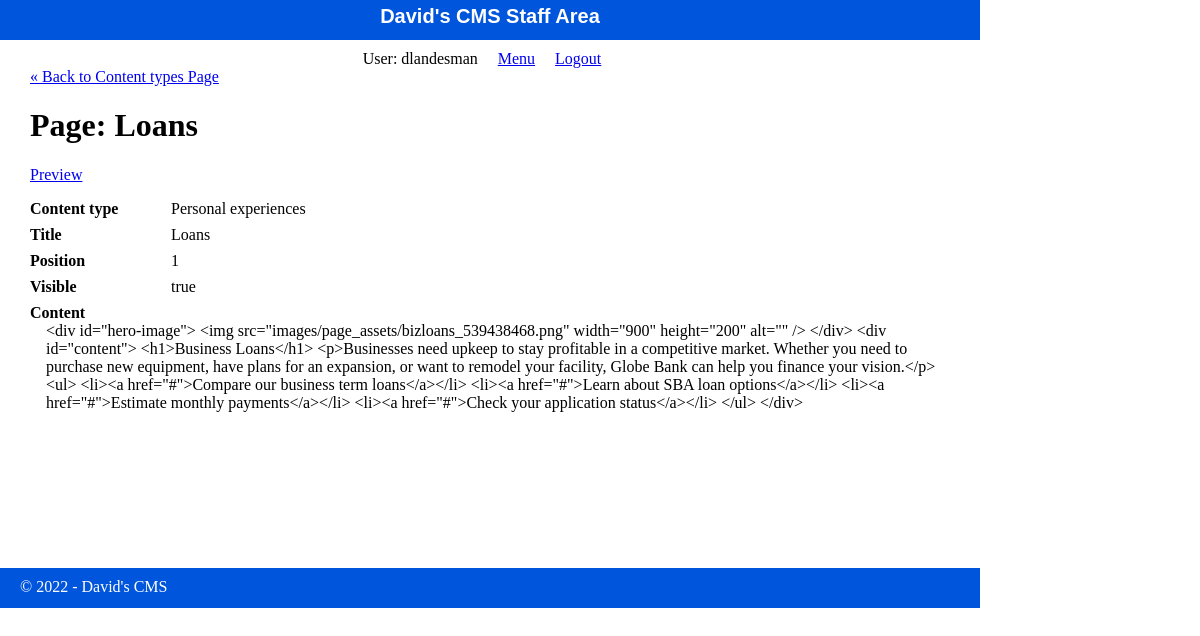
Screenshot of /staff/pages/show.php?id=9 (signed in) with the database file from the repository.
### tables this page shows
CREATE TABLE IF NOT EXISTS `pages` (
  `id` int(11) NOT NULL AUTO_INCREMENT,
  `content_type_id` int(11) DEFAULT NULL,
  `title` varchar(255) DEFAULT NULL,
  `position` int(3) DEFAULT NULL,
  `visible` tinyint(1) DEFAULT NULL,
  `content` text,
  `author_id` int(11) DEFAULT NULL,
  `slug` varchar(255) DEFAULT NULL,
  `created_at` timestamp NOT NULL DEFAULT CURRENT_TIMESTAMP,
  `updated_at` datetime NOT NULL DEFAULT CURRENT_TIMESTAMP ON UPDATE CURRENT_TIMESTAMP,
  PRIMARY KEY (`id`),
  UNIQUE KEY `unique_index_content_type_id_slug` (`content_type_id`,`slug`),
  KEY `fk_content_type_id` (`content_type_id`) USING BTREE,
  KEY `fk_author_id` (`author_id`)
);

CREATE TABLE IF NOT EXISTS `content_types` (
  `id` int(11) NOT NULL AUTO_INCREMENT,
  `name` varchar(255) DEFAULT NULL,
  `position` int(3) DEFAULT NULL,
  `visible` tinyint(1) DEFAULT NULL,
  `slug` varchar(255) NOT NULL,
  PRIMARY KEY (`id`)
);

### private/database.php (called while the page is built, shortened)
<?php
  function db_escape($connection, $string) {
    return mysqli_real_escape_string($connection, $string);
  }
?>

### private/query_functions.php (called while the page is built, shortened)
<?php
  function find_content_type_by_id($id, $options=[]) {
    global $db;
    $visible = $options['visible'] ?? false;
    $sql = "SELECT * FROM content_types ";
    $sql .= "WHERE id='" . db_escape($db, $id) . "' ";
    $result = mysqli_query($db, $sql);
    $content_type = mysqli_fetch_assoc($result);
    return $content_type;
  }
  function find_page_by_id($id, $options=[]) {
    global $db;
    $visible = $options['visible'] ?? false;
    $sql = "SELECT * FROM pages ";
    $sql .= "LEFT JOIN authors ON pages.author_id = authors.id ";
    $sql .= "WHERE pages.id='" . db_escape($db, $id) . "' ";
    $result = mysqli_query($db, $sql);
    $page = mysqli_fetch_assoc($result);
    return $page;
  }
?>

### private/functions.php (called while the page is built, shortened)
<?php
function get_url($script_path) {
  return WWW_ROOT . $script_path;
}
function u($string="") {
  return urlencode($string);
}
function h($string="") {
  return htmlspecialchars($string);
}
?>

### public/staff/pages/show.php (the view, shortened to what this page needs)
<?php
$id = $_GET['id'] ?? '1';
$page = find_page_by_id($id);
$content_type = find_content_type_by_id($page['content_type_id']);
?>
<?php include(COMMON_PATH . '/staff_header.php'); ?>
<div id="content">
  <a class="back-link" href="<?php echo get_url('/staff/content_types/show.php?id=' . h(u($content_type['id']))); ?>">&laquo; Back to Content types Page</a>
  <div class="page show">
    <h1>Page: <?php echo h($page['title']); ?></h1>
    <div class="actions">
      <a class="action" href="<?php echo get_url('/index.php?id=' . h(u($page['id'])) . '&preview=true'); ?>" target="_blank">Preview</a>
    </div>
    <div class="attributes">
      <dl>
        <dt>Content type</dt>
        <dd><?php echo h($content_type['name']); ?></dd>
      </dl>
      <dl>
        <dt>Title</dt>
        <dd><?php echo h($page['title']); ?></dd>
      </dl>
      <dl>
        <dt>Position</dt>
        <dd><?php echo h($page['position']); ?></dd>
      </dl>
      <dl>
        <dt>Visible</dt>
        <dd><?php echo $page['visible'] == '1' ? 'true' : 'false'; ?></dd>
      </dl>
      <dl>
        <dt>Content</dt>
        <dd><?php echo h($page['content']); ?></dd>
      </dl>
    </div>
  </div>
</div>
<?php include(COMMON_PATH . '/staff_footer.php'); ?>

### public/stylesheets/staff.css (style rules this page uses)
html { height: 100%; width: 100%; }
body { height: 980px; width: 100%; margin: 0; padding: 0; }
#content { width: 920px; min-height: 500px; padding: 0 30px; }
.actions { margin-bottom: 1em; }
dl { clear: both; overflow: hidden; margin: 0.5em 0; }
dt { float: left; font-weight: bold; width: 125px; }
dd { float: left; margin-left: 1em; }

### rows the page displays
pages: title "Loans", position "1", content "<div id=\"hero-image\"> <img src=\"images/page_assets/bizloans_539438468.png\" width=\"900\" height=\"200\" alt=\"\" /> </div> <div id=\"content\"> <h1>Business Loans</h1> <p>Businesses need upkeep to stay profitable in a competitive market. Whether you need to purchase new equipment, have plans for an expansion, or want to remodel your facility, Globe Bank can help you finance your vision.</p> <ul> <li><a href=\"#\">Compare our business term loans</a></li> <li><a href=\"#\">Learn about SBA loan options</a></li> <li><a href=\"#\">Estimate monthly payments</a></li> <li><a href=\"#\">Check your application status</a></li> </ul> </div>"
content_types: name "Personal experiences"

### other values shown
SITE_NAME "David's CMS"
$_SESSION['username'] "dlandesman"
